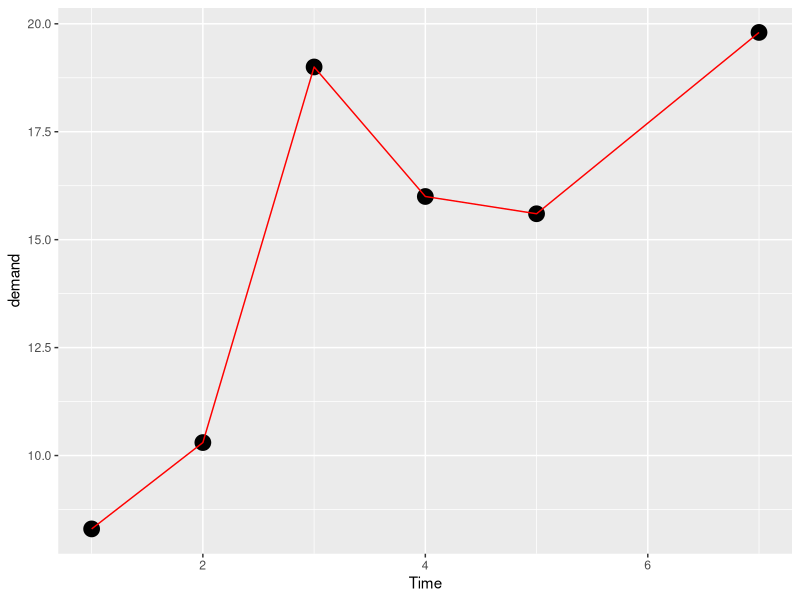
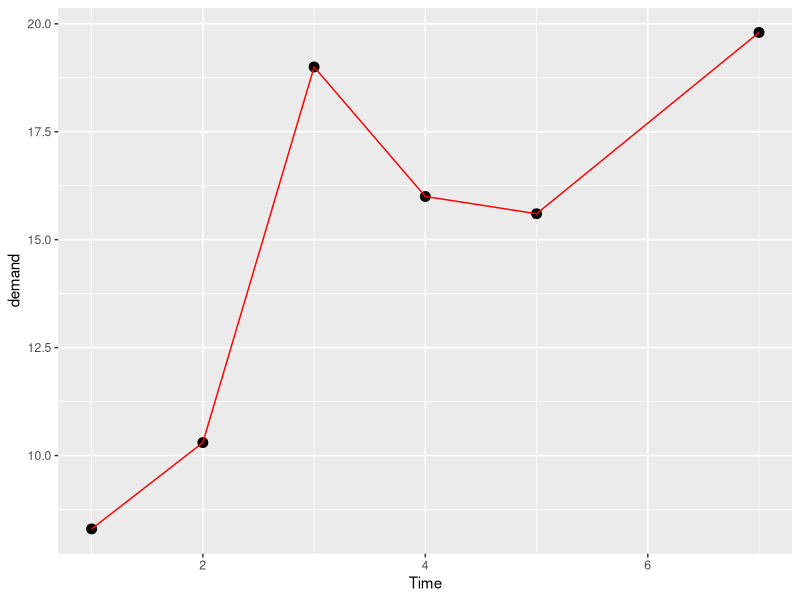
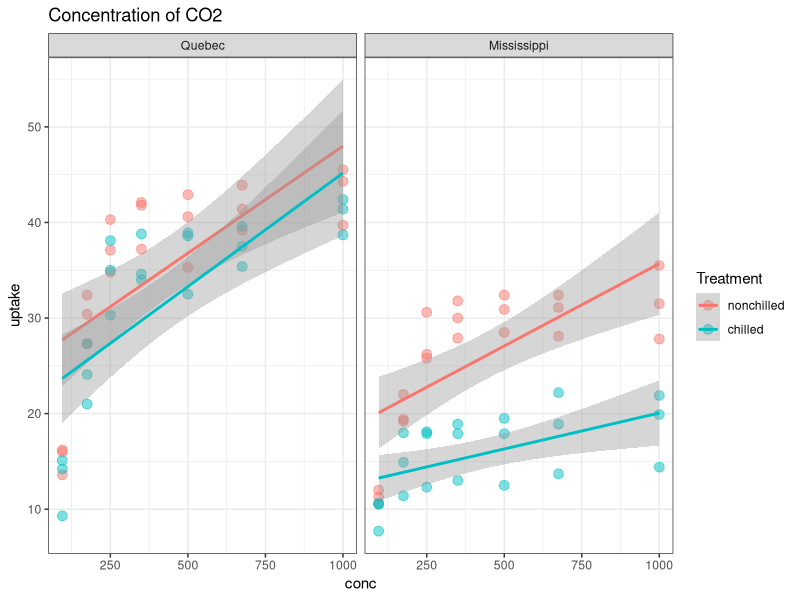
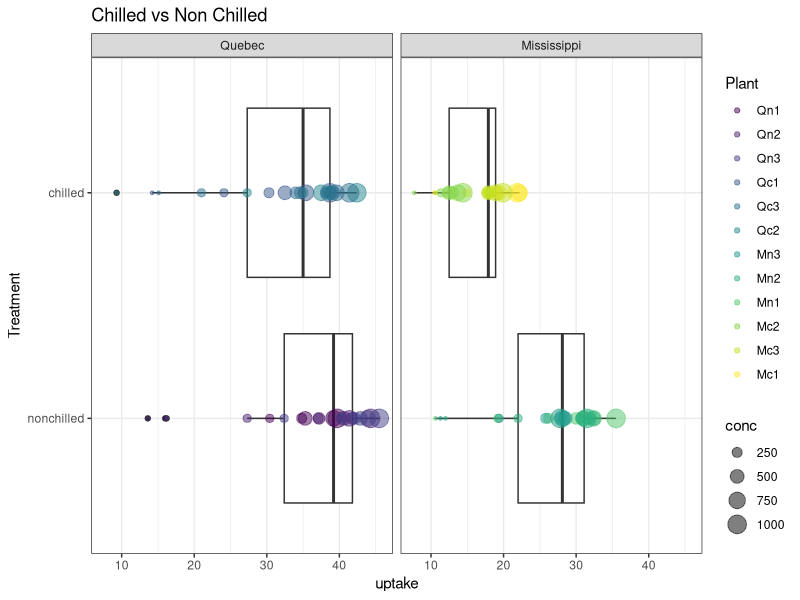

Here is the R script that generated these plots, in order: (Note: this script raises an error after producing the figures.)
library(ggplot2)
library(tidyr)


#  Tests
print("hello world")
y <- c(1, 2, 3)


# Check the data available in R
data()
# ?BOD <-- Run this command in R terminal


# --- ggplot example 1 (from example datasets) ---
ggplot(data = BOD, # Dataset.
       mapping = aes(x = Time, # Mapping the x and y axis.
                     y = demand)) +
  geom_point(size = 5) + # Displaying geometric points
  # and specifying the size.
  geom_line(colour = "red") # Displaying a line and specifying the colour.

# --- ggplot example 2 (from example datasets) ---
ggplot(BOD, aes(Time, demand)) + # ggplot assumes the BOD ref is for the
  # dataframe. It will also assume the first aes parameter is x and
  # the second is y.
  geom_point(size = 3) +
  geom_line(color = "red")
View(CO2)


# --- ggplot example 3 -> using tidyverse scatter plot ---
CO2 %>%
  ggplot(aes(conc, uptake,
             color = Treatment)) +
  geom_point(size = 3, alpha = 0.5) +
  geom_smooth(method = lm, se = TRUE) + # Smoothung method and confidence off.
  facet_wrap(~Type) +
  labs(title = "Concentration of CO2") +
  theme_bw()

# --- ggplot example 4 -> creating a boxplot ---#
CO2 %>%
  ggplot(aes(Treatment, uptake)) +
  geom_boxplot() +
  geom_point(alpha = 0.5, aes(size = conc, color = Plant)) + # this is mapping
  # the size of each data point based on the concentration.
  # also, each plant will have a color.
  facet_wrap(~Type) +
  coord_flip() + # Flips the plot on its side
  theme_bw() + # Theme of the plot frame.
  labs(title = "Chilled vs Non Chilled")


View(mpg)
# --- ggplot example 5 -> scatter plot for mpg data ---#
mpg %>% # Pipe operator for mpg data.
  filter(cty < 25) %>% # Using pipe again to filter outliers.
  ggplot(aes(displ, cty)) +
  geom_point(aes(colour = drv, size = trans),
             alpha = 0.5) +
  geom_smooth(method = lm) +
  facet_wrap(~year, nrow = 1)
# The colour gets
# mapped to the drive and the size is dependent on the transmission.
